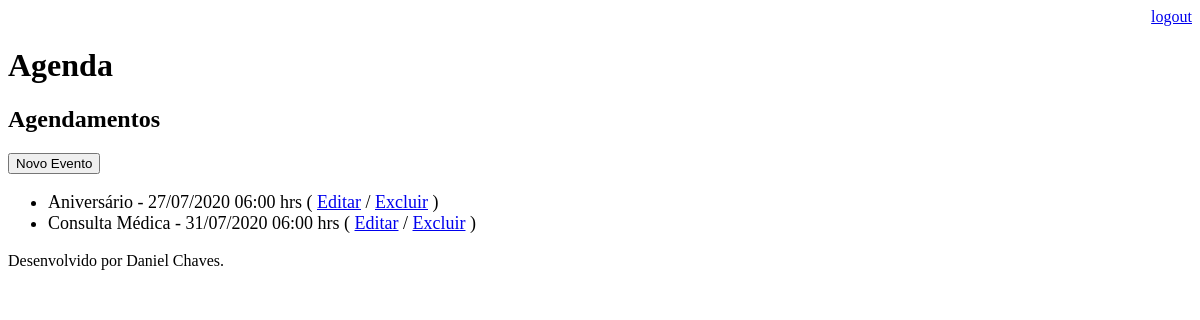
The page /agenda/ (signed in) on the database as committed earlier.
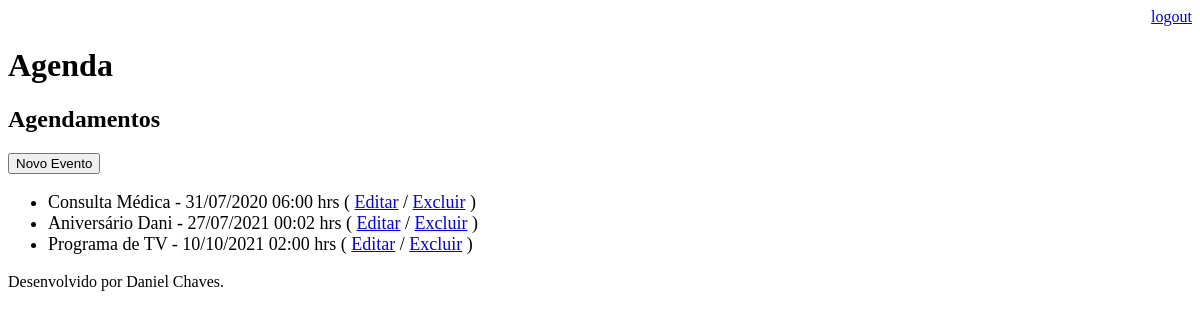
The same page on the database as committed later.
### core/models.py (models this page shows, shortened)
class Evento(models.Model):
    titulo = models.CharField(max_length=100)
    descricao = models.TextField(blank=True, null=True)
    data_evento = models.DateTimeField(verbose_name="Data do Evento")
    data_criacao = models.DateTimeField(auto_now=True)
    usuario = models.ForeignKey(User, on_delete=models.CASCADE)
    class Meta:
        db_table = "evento"
    def get_data_evento(self):
        return self.data_evento.strftime('%d/%m/%Y %H:%M hrs')

### core/views.py (the view)
# urls.py: path('agenda/', views.lista_eventos),
@login_required(login_url='/login/')
def lista_eventos(request):
    usuario = request.user
    evento = Evento.objects.all()
    dados = {'eventos':evento}
    return render(request, 'agenda.html', dados)

### templates/agenda.html
{% extends "model-page.html" %}
{% block content %}
    <h2>Agendamentos</h2>
    <a href="evento/">
        <button type="button">Novo Evento</button>
    </a>
    <ul style="font-size: 18px">
        {% for evento in eventos %}
            <li>
                {{ evento.titulo }} - {{ evento.get_data_evento }}
                ( <a href="evento/?id={{ evento.id }}">Editar</a>
                / <a href="evento/delete/{{ evento.id }}/">Excluir</a> )
            </li>
        {% endfor %}
    </ul>
{% endblock %}

### templates/model-page.html
<!DOCTYPE html>
<html lang="en">
<head>
    {% include "model-header.html" %}
</head>
<body>
    {% block content %} {% endblock %}
    {% include "model-footer.html" %}
</body>
</html>

### templates/model-header.html (shortened to what this page needs)
    <div align="right">
        <a href="/logout">logout</a>
    </div>
    <h1>Agenda</h1>

### templates/model-footer.html
<p>Desenvolvido por Daniel Chaves.</p>

Rows that differ between the two databases and show on the page:
removed Evento: titulo "Aniversário", get_data_evento "27/07/2020 06:00 hrs"
added Evento: titulo "Aniversário Dani", get_data_evento "27/07/2021 00:02 hrs"
added Evento: titulo "Programa de TV", get_data_evento "10/10/2021 02:00 hrs"
